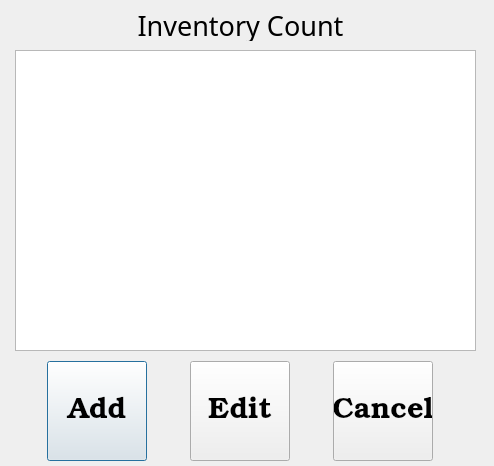
<?xml version="1.0" encoding="UTF-8"?>
<ui version="4.0">
 <class>count_dialog</class>
 <widget class="QDialog" name="count_dialog">
  <property name="geometry">
   <rect>
    <x>0</x>
    <y>0</y>
    <width>494</width>
    <height>466</height>
   </rect>
  </property>
  <property name="font">
   <font>
    <family>Book Antiqua</family>
    <pointsize>20</pointsize>
   </font>
  </property>
  <property name="windowTitle">
   <string>Inventory Count</string>
  </property>
  <widget class="QLabel" name="label">
   <property name="geometry">
    <rect>
     <x>50</x>
     <y>10</y>
     <width>381</width>
     <height>31</height>
    </rect>
   </property>
   <property name="text">
    <string>Inventory Count</string>
   </property>
   <property name="alignment">
    <set>Qt::AlignCenter</set>
   </property>
  </widget>
  <widget class="QTableView" name="tableView">
   <property name="geometry">
    <rect>
     <x>15</x>
     <y>50</y>
     <width>461</width>
     <height>301</height>
    </rect>
   </property>
  </widget>
  <widget class="QWidget" name="horizontalLayoutWidget">
   <property name="geometry">
    <rect>
     <x>10</x>
     <y>360</y>
     <width>461</width>
     <height>102</height>
    </rect>
   </property>
   <layout class="QHBoxLayout" name="horizontalLayout">
    <item>
     <widget class="QPushButton" name="btn_add">
      <property name="sizePolicy">
       <sizepolicy hsizetype="Preferred" vsizetype="Preferred">
        <horstretch>0</horstretch>
        <verstretch>20</verstretch>
       </sizepolicy>
      </property>
      <property name="minimumSize">
       <size>
        <width>100</width>
        <height>100</height>
       </size>
      </property>
      <property name="maximumSize">
       <size>
        <width>100</width>
        <height>100</height>
       </size>
      </property>
      <property name="baseSize">
       <size>
        <width>12</width>
        <height>2</height>
       </size>
      </property>
      <property name="font">
       <font>
        <family>Bookman Old Style</family>
        <pointsize>22</pointsize>
        <stylestrategy>PreferAntialias</stylestrategy>
       </font>
      </property>
      <property name="text">
       <string>Add</string>
      </property>
     </widget>
    </item>
    <item>
     <widget class="QPushButton" name="btn_edit">
      <property name="sizePolicy">
       <sizepolicy hsizetype="Preferred" vsizetype="Preferred">
        <horstretch>0</horstretch>
        <verstretch>20</verstretch>
       </sizepolicy>
      </property>
      <property name="minimumSize">
       <size>
        <width>100</width>
        <height>100</height>
       </size>
      </property>
      <property name="maximumSize">
       <size>
        <width>100</width>
        <height>100</height>
       </size>
      </property>
      <property name="baseSize">
       <size>
        <width>12</width>
        <height>2</height>
       </size>
      </property>
      <property name="font">
       <font>
        <family>Bookman Old Style</family>
        <pointsize>22</pointsize>
        <stylestrategy>PreferAntialias</stylestrategy>
       </font>
      </property>
      <property name="text">
       <string>Edit</string>
      </property>
     </widget>
    </item>
    <item>
     <widget class="QPushButton" name="btn_cancel">
      <property name="sizePolicy">
       <sizepolicy hsizetype="Preferred" vsizetype="Preferred">
        <horstretch>0</horstretch>
        <verstretch>20</verstretch>
       </sizepolicy>
      </property>
      <property name="minimumSize">
       <size>
        <width>100</width>
        <height>100</height>
       </size>
      </property>
      <property name="maximumSize">
       <size>
        <width>100</width>
        <height>100</height>
       </size>
      </property>
      <property name="baseSize">
       <size>
        <width>12</width>
        <height>2</height>
       </size>
      </property>
      <property name="font">
       <font>
        <family>Bookman Old Style</family>
        <pointsize>22</pointsize>
        <stylestrategy>PreferAntialias</stylestrategy>
       </font>
      </property>
      <property name="text">
       <string>Cancel</string>
      </property>
     </widget>
    </item>
   </layout>
  </widget>
 </widget>
 <resources/>
 <connections/>
</ui>
